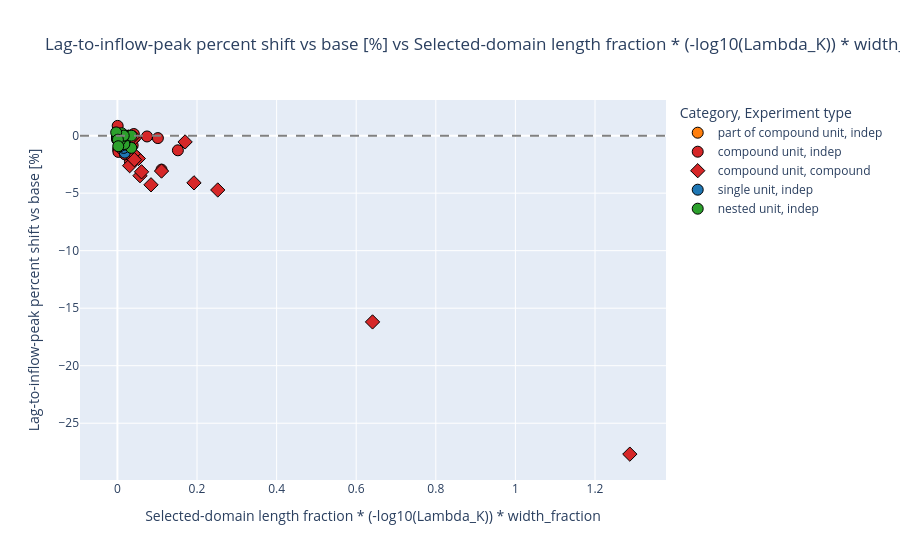

Notebook code for this chart:
### Markdown cell above
## Primary resistance–timing result

The default x-axis combines resistance change with the selected object's network-length fraction and upstream width share. The y-axis is the percent shift in lag-to-inflow peak relative to the base RAPID travel time; the corresponding observed-gauge-scaled hour shift is included in the sensitivity plots. The other timing panels separate wave translation from peak shape: rise duration, recession duration, and the 95%-peak-window width. Hover labels identify the example, state, and collapsed object.

### Code cell
fig = make_timing_scatter(
    plot_df,
    x=PRIMARY_X_METRIC,
    y=PRIMARY_Y_METRIC,
    color="plot_category",
    symbol="mode",
    hover_fields=["example_id", "target_id", "state_id", "Lambda_matched"],
)
fig.show()

### Figure 1 — Plotly figure (JSON) as saved in the notebook; plotly's stock layout.template omitted (floating-point values rounded to 4 significant figures; data arrays with more than 128 entries replaced by an {"elided": "..."} marker saying what was removed)
{"data": [{"customdata": {"elided": "54x4 mixed values"}, "hovertemplate": "Category=part of compound unit<br>Experiment type=indep<br>Selected-domain length fraction * (-log10(Lambda_K)) * width_fraction=%{x}<br>Lag-to-inflow-peak percent shift vs base [%]=%{y}<br>Example ID=%{customdata[0]}<br>Unit / bubble id=%{customdata[1]}<br>state_id=%{customdata[2]}<br>Lambda_K (selected hydraulic domain)=%{customdata[3]}<extra></extra>", "legendgroup": "part of compound unit, indep", "marker": {"color": "#ff7f0e", "line": {"color": "black", "width": 1}, "size": 11, "symbol": "circle"}, "mode": "markers", "name": "part of compound unit, indep", "orientation": "v", "showlegend": true, "type": "scatter", "x": [0.001553, 0.0226, 0.001013, 0.0001369, 0.002334, 0.001448, 0.003523, 0.006397, 0.009768, 0.002827, 0.0006598, 0.0004145, -0.0002947, 6.584e-05, 7.435e-06, 0.0001565, 0.002819, 0.001272, 0.0003325, 0.0007206, 0.0004741, 8.04e-05, 0.002734, 0.0005716, 0.000549, 1.767e-05, 0.001726, 0.0001965, 2.33e-05, 0.0004632, 0.002358, 2.468e-05, 0.002094, 0.0002078, 6.915e-05, 0.001386, 0.00013, 0.0002282, -1.501e-05, 0.001347, 0.001452, 0.0003595, 0.002036, 2.169e-05, 0.002819, 4.015e-05, 8.279e-05, 0.0002556, 0.003806, 0.002577, 0.00194, 0.0002334, 0.002226, 0.009224], "xaxis": "x", "y": [-0.1252, -0.5006, -0.1252, 0.0, -0.3755, 0.0, -0.211, -0.211, -0.4219, -0.1679, 0.0, 0.0, 0.0, 0.0, 0.0, 0.0, 0.0, 0.0, 0.0, 0.0, 0.0, 0.0, 0.07077, 0.07077, 0.0, 0.0, 0.07077, 0.0, -0.07077, 0.07077, -0.2123, 0.07077, -0.1415, -0.07077, 0.07077, -0.1415, 0.0, 0.0, 0.0, -0.07077, -0.1415, 0.0, 0.0, 0.0, 0.0, 0.09188, 0.0, 0.0, 0.0, -0.07077, 0.07077, 0.0, 0.0, 0.0], "yaxis": "y"}, {"customdata": {"elided": "35x4 mixed values"}, "hovertemplate": "Category=compound unit<br>Experiment type=indep<br>Selected-domain length fraction * (-log10(Lambda_K)) * width_fraction=%{x}<br>Lag-to-inflow-peak percent shift vs base [%]=%{y}<br>Example ID=%{customdata[0]}<br>Unit / bubble id=%{customdata[1]}<br>state_id=%{customdata[2]}<br>Lambda_K (selected hydraulic domain)=%{customdata[3]}<extra></extra>", "legendgroup": "compound unit, indep", "marker": {"color": "#d62728", "line": {"color": "black", "width": 1}, "size": 11, "symbol": "circle"}, "mode": "markers", "name": "compound unit, indep", "orientation": "v", "showlegend": true, "type": "scatter", "x": [0.00997, 0.03145, -0.0008558, 0.02846, 0.03832, 0.1109, 0.01267, 0.04301, 0.02797, 0.0003005, 0.0009525, 0.000191, 0.0003529, -0.0003029, 0.07443, 0.001875, 0.01463, -0.0005194, 0.003562, 0.01144, 0.005019, 0.01956, 0.0006488, 0.007273, 0.001681, 0.008793, 0.1017, 0.002529, 0.152, 0.00577, 0.0006128, 0.04125, 0.008206, 0.001158, 0.01892], "xaxis": "x", "y": [-1.252, -2.253, 0.0, 0.0, -0.8439, -2.954, -0.5036, -0.1989, -0.1326, 0.0, 0.0, 0.0, 0.0, 0.0, -0.07077, -1.203, -0.1415, -0.2831, -0.07077, 0.0, -0.3539, 0.0, 0.8493, 0.0, -0.1415, -0.2831, -0.2123, -1.415, -1.274, -0.07077, 0.07077, 0.1415, -0.2123, 0.0, -1.628], "yaxis": "y"}, {"customdata": [["02", 5, "CB001_bubble_5", 0.04442], ["02", 2, "CB002_bubble_2", 0.122], ["02", 4, "CB003_bubble_4", 0.1271], ["03", 14, "CB001_bubble_14", 0.01479], ["03", 9, "CB002_bubble_9", 0.1244], ["03", 10, "CB003_bubble_10", 0.06999], ["03", 4, "CB005_bubble_4", 0.2195], ["03", 12, "CB006_bubble_12", 0.06208], ["05", 14, "CB001_bubble_14", 0.07455], ["05", 7, "CB002_bubble_7", 0.2788], ["05", 9, "CB003_bubble_9", 0.193], ["05", 13, "CB004_bubble_13", 0.09927], ["05", 15, "CB005_bubble_15", 0.195], ["05", 17, "CB006_bubble_17", 0.09415], ["05", 26, "CB007_bubble_26", 0.2116], ["05", 33, "CB008_bubble_33", 0.134], ["13", 3, "CB001_bubble_3", 0.02613], ["13", 5, "CB002_bubble_5", 0.04725], ["13", 13, "CB003_bubble_13", 0.06004], ["13", 19, "CB004_bubble_19", 0.1307], ["13", 23, "CB005_bubble_23", 0.1481], ["13", 9, "CB006_bubble_9", 0.4529], ["13", 12, "CB007_bubble_12", 0.0804], ["13", 16, "CB008_bubble_16", 0.1473], ["13", 20, "CB009_bubble_20", 0.0583], ["13", 26, "CB010_bubble_26", 0.2107], ["15", 4, "CB001_bubble_4", 0.003379], ["15", 3, "CB002_bubble_3", 0.003104], ["15", 6, "CB003_bubble_6", 0.07001], ["15", 2, "CB005_bubble_2", 0.134], ["15", 10, "CB006_bubble_10", 0.07774], ["15", 9, "CB007_bubble_9", 0.1671]], "hovertemplate": "Category=compound unit<br>Experiment type=compound<br>Selected-domain length fraction * (-log10(Lambda_K)) * width_fraction=%{x}<br>Lag-to-inflow-peak percent shift vs base [%]=%{y}<br>Example ID=%{customdata[0]}<br>Unit / bubble id=%{customdata[1]}<br>state_id=%{customdata[2]}<br>Lambda_K (selected hydraulic domain)=%{customdata[3]}<extra></extra>", "legendgroup": "compound unit, compound", "marker": {"color": "#d62728", "line": {"color": "black", "width": 1}, "size": 11, "symbol": "diamond"}, "mode": "markers", "name": "compound unit, compound", "orientation": "v", "showlegend": true, "type": "scatter", "x": [0.2521, 0.05679, 0.03081, 0.1924, 0.08443, 0.1109, 0.03865, 0.03263, 0.05259, 0.01457, 0.01082, 0.03994, 0.01807, 0.02531, 0.01267, 0.06065, 0.1701, 0.04301, 0.0264, 0.02797, 0.01786, 0.007948, 0.03608, 0.03688, 0.01268, 0.01287, 1.288, 0.641, 0.04262, 0.01144, 0.01954, 0.01108], "xaxis": "x", "y": [-4.723, -3.483, -2.612, -4.103, -4.274, -3.077, -1.88, -1.026, -1.992, -0.8386, -0.6813, -1.572, -1.153, -0.9434, -0.5241, -3.145, -0.5456, -0.2046, -0.1876, -0.1194, -0.1535, -0.1194, -0.1535, -0.1364, -0.08525, -0.05115, -27.69, -16.19, -2.09, -0.07463, -0.9701, -1.194], "yaxis": "y"}, {"customdata": {"elided": "54x4 mixed values"}, "hovertemplate": "Category=single unit<br>Experiment type=indep<br>Selected-domain length fraction * (-log10(Lambda_K)) * width_fraction=%{x}<br>Lag-to-inflow-peak percent shift vs base [%]=%{y}<br>Example ID=%{customdata[0]}<br>Unit / bubble id=%{customdata[1]}<br>state_id=%{customdata[2]}<br>Lambda_K (selected hydraulic domain)=%{customdata[3]}<extra></extra>", "legendgroup": "single unit, indep", "marker": {"color": "#1f77b4", "line": {"color": "black", "width": 1}, "size": 11, "symbol": "circle"}, "mode": "markers", "name": "single unit, indep", "orientation": "v", "showlegend": true, "type": "scatter", "x": [0.007183, 0.005622, 0.009676, 0.009635, 0.01456, 0.01121, 0.01122, 0.01441, 0.01856, 0.00242, 0.00198, 0.001987, 0.003909, 0.004034, 0.004064, 0.003938, 0.003414, 0.005814, 0.003572, 0.003499, 0.00649, 0.003666, 0.003156, 0.008271, 0.007542, 0.00969, 0.006416, 0.003184, 0.01104, 0.0155, 0.01571, 0.01291, 0.01824, 0.004673, 0.001106, 0.003355, 0.005478, 0.005491, 0.002151, 0.003743, 0.002696, 0.006338, 0.005809, 0.005618, 0.005868, 0.00933, 0.007765, 0.008132, 0.01741, 0.01699, 0.02502, 0.006765, 0.006925, 0.006494], "xaxis": "x", "y": [-0.6258, -0.4219, -0.6329, -0.6329, -0.4219, -0.4219, -0.8439, -0.8439, -1.477, -0.1835, -0.1679, -0.1119, -0.2798, -0.2238, -0.3358, -0.2798, -0.3358, -0.2798, -0.2238, -0.2798, -0.3917, -0.05596, -0.2798, -0.1119, -0.4477, -0.3917, -0.3358, -0.5036, -0.7275, -0.3358, -1.063, -0.3917, -0.7834, -0.06631, 0.0, 0.0, -0.06631, -0.06631, 0.0, -0.06631, -0.06631, -0.06631, -0.06631, 0.0, 0.0, -0.06631, -0.06631, 0.0, -0.06631, -0.06631, -0.06631, -0.6369, -0.2831, -0.92], "yaxis": "y"}, {"customdata": {"elided": "36x4 mixed values"}, "hovertemplate": "Category=nested unit<br>Experiment type=indep<br>Selected-domain length fraction * (-log10(Lambda_K)) * width_fraction=%{x}<br>Lag-to-inflow-peak percent shift vs base [%]=%{y}<br>Example ID=%{customdata[0]}<br>Unit / bubble id=%{customdata[1]}<br>state_id=%{customdata[2]}<br>Lambda_K (selected hydraulic domain)=%{customdata[3]}<extra></extra>", "legendgroup": "nested unit, indep", "marker": {"color": "#2ca02c", "line": {"color": "black", "width": 1}, "size": 11, "symbol": "circle"}, "mode": "markers", "name": "nested unit, indep", "orientation": "v", "showlegend": true, "type": "scatter", "x": [0.016, 0.02164, 0.0002307, 0.0002096, 0.001117, 0.002397, 0.007762, 0.0007174, 0.0005098, 0.0001024, 0.006026, 0.03487, 0.0175, 0.01957, 0.006422, 0.001864, 0.004998, 0.003504, 0.0001641, 0.01771, -0.001114, 0.03522, 0.0005709, -0.0006896, -5.843e-05, 0.002628, 0.0009477, 0.002271, 0.01067, -0.0003297, 0.006015, -4.186e-05, 0.01587, -0.0031, 0.001294, 0.002118], "xaxis": "x", "y": [-0.211, -0.211, -0.211, -0.211, -0.211, -0.3358, -0.3358, -0.2238, -0.2798, -0.3358, -0.6715, -1.063, -0.7275, 0.0, 0.0, 0.0, 0.0, 0.0, 0.0, 0.0, -0.06631, 0.0, 0.0, 0.0, 0.07077, 0.0, 0.0, 0.07077, 0.2123, -0.3539, -0.4246, -0.2123, 0.0, 0.2831, -0.3539, -0.92], "yaxis": "y"}], "layout": {"legend": {"title": {"text": "Category, Experiment type"}, "tracegroupgap": 0}, "shapes": [{"line": {"color": "gray", "dash": "dash"}, "type": "line", "x0": 0, "x1": 1, "xref": "x domain", "y0": 0, "y1": 0, "yref": "y"}], "title": {"text": "Lag-to-inflow-peak percent shift vs base [%] vs Selected-domain length fraction * (-log10(Lambda_K)) * width_fraction"}, "xaxis": {"anchor": "y", "domain": [0, 1], "title": {"text": "Selected-domain length fraction * (-log10(Lambda_K)) * width_fraction"}}, "yaxis": {"anchor": "x", "domain": [0, 1], "title": {"text": "Lag-to-inflow-peak percent shift vs base [%]"}}}}
